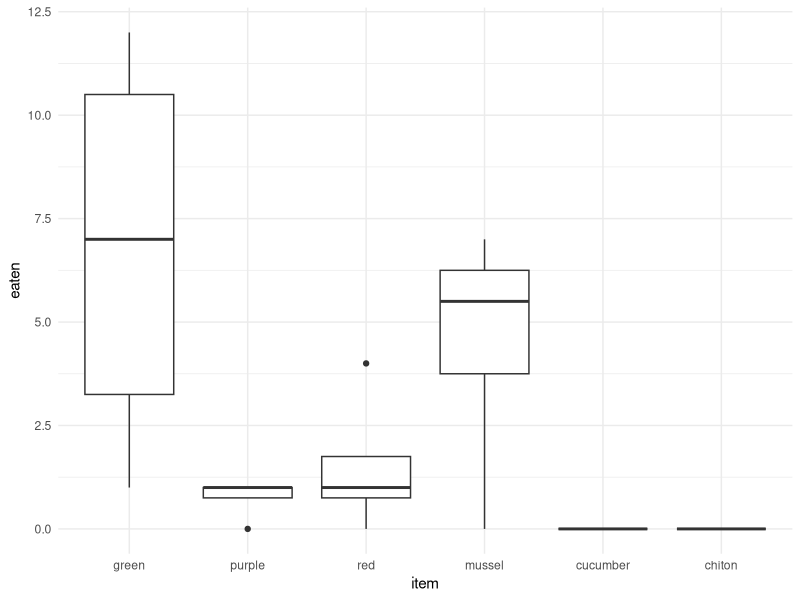
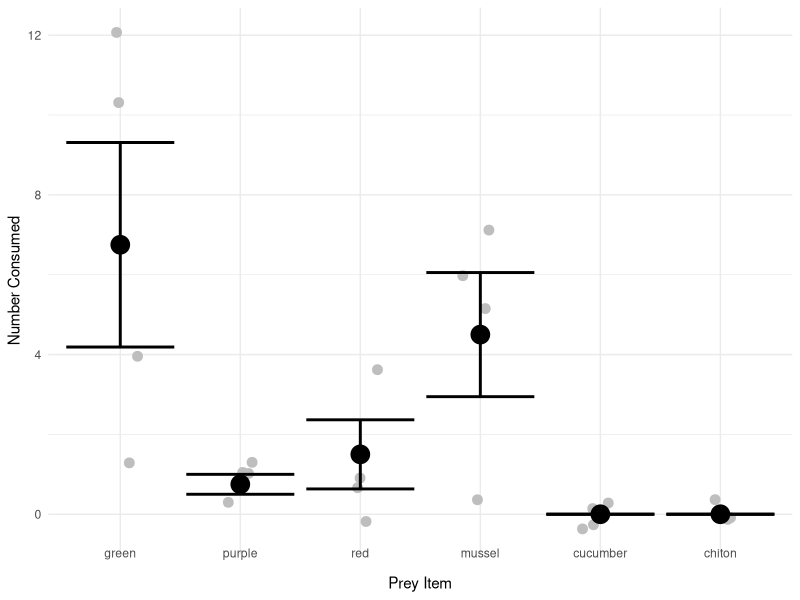
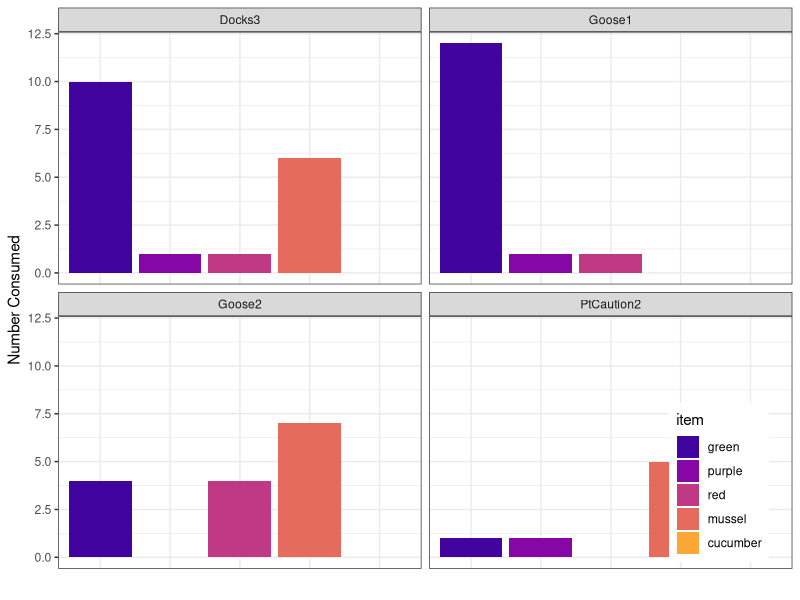
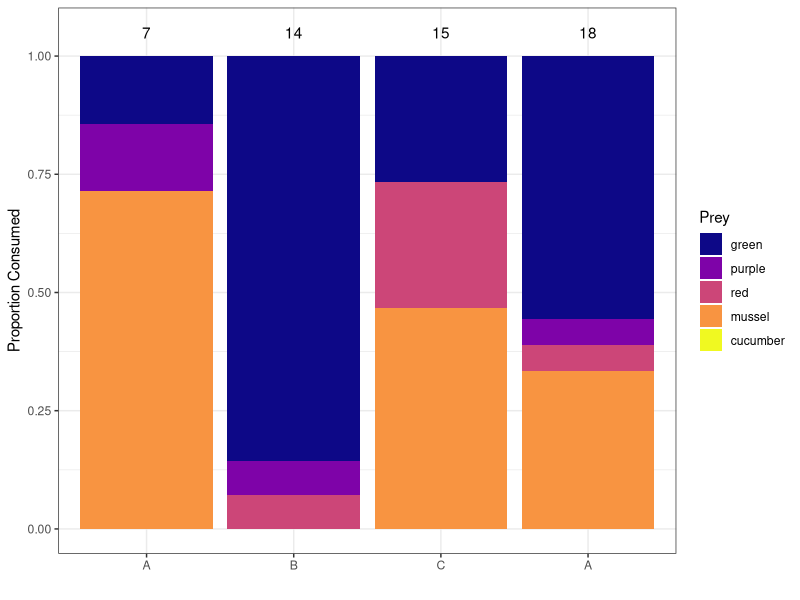
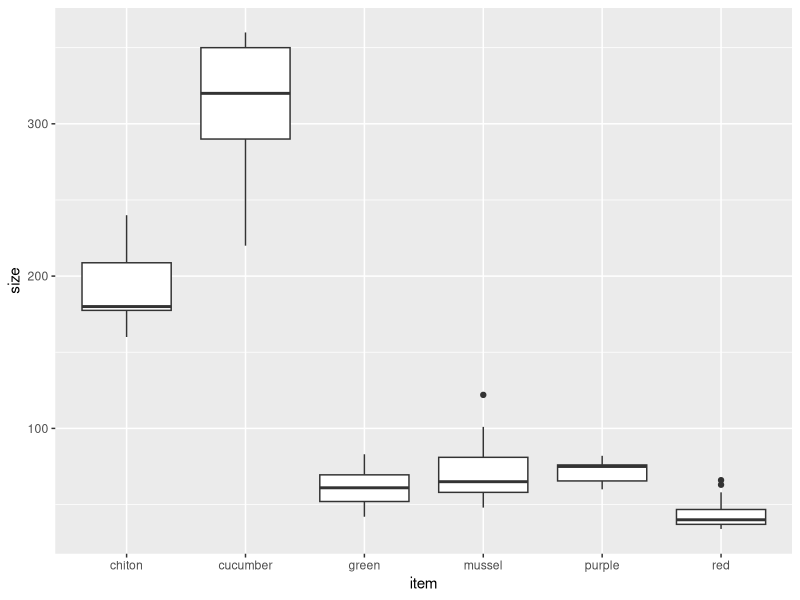
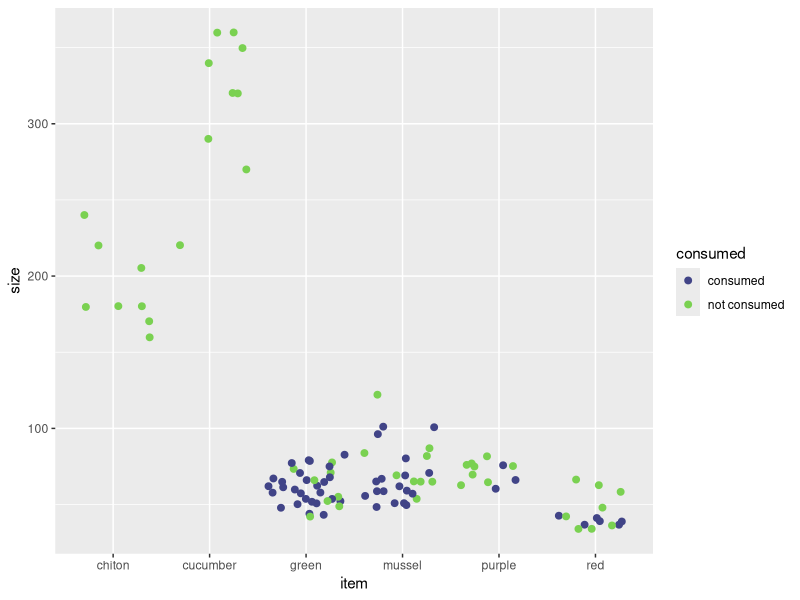
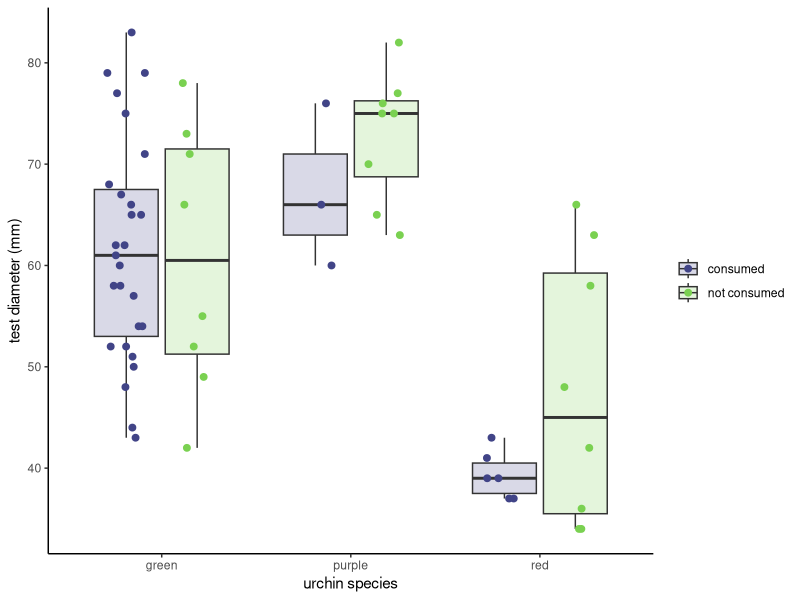
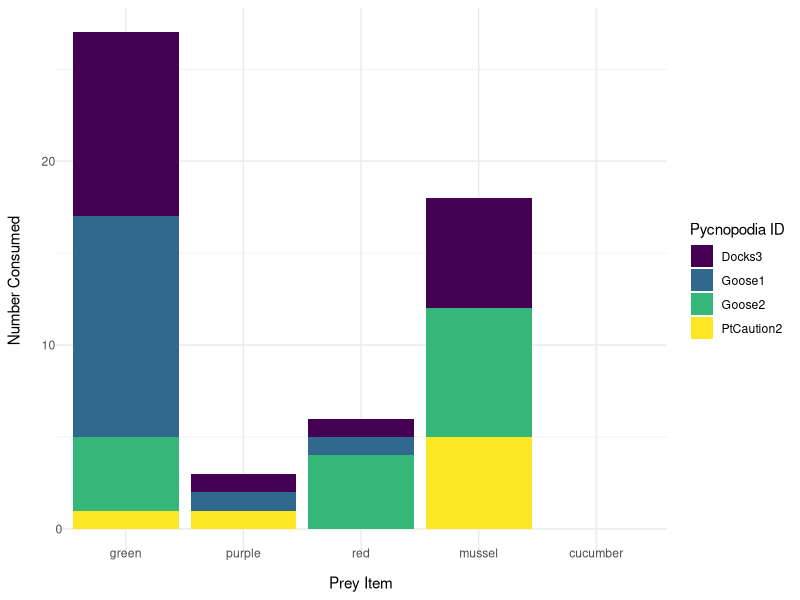

Write R code to recreate these figures, in order.
#++++++++++++++++++++++++++++++++++++++++++++++++++++++++++++++++++++++++++++++++++
#                                                                                ##
# Pycno Feeding Preference Cafeteria Experiment                                  ##
# Data are current as of 2022-08-04                                              ##
# Data source: Ross Whippo - OIMB/FHL                                            ##
# R code prepared by Ross Whippo                                                 ##
# Last updated 2022-08-04                                                        ##
#                                                                                ##
#++++++++++++++++++++++++++++++++++++++++++++++++++++++++++++++++++++++++++++++++++

# SUMMARY:


# Required Files (check that script is loading latest version):
# PycnoFeeding_cafeteria.csv

# Associated Scripts:
# FILE.R

# TO DO 

# +++++++++++++++++++++++++++++++++++++++++++++++++++++++++++++++++++++++++++++++++
# TABLE OF CONTENTS                                                            ####
#                                                                                 +
# RECENT CHANGES TO SCRIPT                                                        +
# LOAD PACKAGES                                                                   +
# READ IN AND PREPARE DATA                                                        +
# MANIPULATE DATA                                                                 +
#                                                                                 +
#++++++++++++++++++++++++++++++++++++++++++++++++++++++++++++++++++++++++++++++++++

#++++++++++++++++++++++++++++++++++++++++++++++++++++++++++++++++++++++++++++++++++
# RECENT CHANGES TO SCRIPT                                                     ####
#++++++++++++++++++++++++++++++++++++++++++++++++++++++++++++++++++++++++++++++++++

# 2022-08-04 Script created

#++++++++++++++++++++++++++++++++++++++++++++++++++++++++++++++++++++++++++++++++++
# LOAD PACKAGES                                                                ####
#++++++++++++++++++++++++++++++++++++++++++++++++++++++++++++++++++++++++++++++++++

library(tidyverse)
library(viridis)
library(vegan)
library(rstatix)
library(ggpubr)

#++++++++++++++++++++++++++++++++++++++++++++++++++++++++++++++++++++++++++++++++++
# READ IN AND PREPARE DATA                                                     ####
#++++++++++++++++++++++++++++++++++++++++++++++++++++++++++++++++++++++++++++++++++

cafeteria <- read_csv("Data/PycnoFeeding_cafeteria.csv")
PycnoMetrics <- read_csv("Data/PycnoMetrics.csv")

#++++++++++++++++++++++++++++++++++++++++++++++++++++++++++++++++++++++++++++++++++
# MANIPULATE DATA                                                              ####
#++++++++++++++++++++++++++++++++++++++++++++++++++++++++++++++++++++++++++++++++++

# create column for counts of consumed critters
consumed <- cafeteria %>%
  mutate(consumed = as.integer(!(is.na(consumed_date)))) %>%
  group_by(pycnoID, item) %>%
  summarise(eaten = sum(consumed))

consumed$item <- factor(consumed$item, levels = c("green", "purple", "red", "mussel", "cucumber", "chiton"))

#++++++++++++++++++++++++++++++++++++++++++++++++++++++++++++++++++++++++++++++++++
# FIGURES                                                                      ####
#++++++++++++++++++++++++++++++++++++++++++++++++++++++++++++++++++++++++++++++++++

# boxplot of number of items consumed per pycno

consumed %>%
  ggplot(aes(x = item, y = eaten)) +
  geom_boxplot() +
  theme_minimal()

# mean and sterror of consumption for urchins and mussels

#filter(consumed, item %in% c("green", "purple", "red", "mussel")) %>%
consumed %>%
ggplot(aes(x = item, y = eaten)) +
  geom_jitter(col = "grey", size = 3, width = 0.15) +
  scale_color_viridis(discrete = TRUE,
                      begin = 0.3,
                      end = 0.7,
                      option = "magma") +
  stat_summary(
    geom = "point",
    fun = "mean",
    size = 6,
    shape = 19
  ) +
  geom_errorbar(stat="summary", fun.data="mean_se", size = 1) +
  theme_minimal() +
  labs(x = "Prey Item", y = "Number Consumed") +
  theme(axis.text.x = element_text(vjust = 5))

consumed %>%
  group_by(item) %>%
  summarise(mean(eaten), sd(eaten))

# barplot of consumption by pycno
consumed %>% filter(item %in% c('green', 'mussel', 'red', 'purple', 'cucumber')) %>%
  ggplot(aes(x = item, y = eaten, fill = item)) +
  geom_col() +
  scale_fill_viridis(discrete = TRUE, option = 5, begin = 0.1, end = 0.8) +
  facet_wrap(pycnoID~.) +
  theme_bw() +
  labs(x = "", y = "Number Consumed") +
  theme(axis.text.x=element_blank(), axis.ticks.x = element_blank()) +
  theme(legend.position = c(.9, .16))

# proportional barplot of consumption per pycno
totals<- consumed %>%
  group_by(pycnoID) %>%
  summarise(total=sum(eaten))
  
consumed %>%
  filter(item %in% c('green', 'purple', 'red', 'mussel', 'cucumber')) %>%
  ggplot() +
  geom_col(aes(x = reorder(pycnoID, eaten, function(x){ sum(x)}), y = eaten, fill = item), position = "fill") +
  scale_fill_viridis(discrete = TRUE, option = 5) +
  theme_bw() + 
  scale_x_discrete(label = c('A', 'B', 'C', 'A', 'A', 'D', 'D', 'E', 'A', 'A', 'A')) +
  geom_text(data = totals, aes(x = pycnoID, y= 1.05, label = total, fill = NULL)) +
  labs(x = "", y = "Proportion Consumed") +
  guides(fill=guide_legend(title="Prey"))

# barplot of prey sizes
cafeteria %>%
  ggplot(aes(x = item, y = size)) +
  geom_boxplot()

# consumed prey by size
cafeteria %>%
  mutate(consumed = as.character(as.integer(!(is.na(consumed_date))))) %>%
  mutate(consumed = recode(consumed, '1' = 'consumed', '0' = 'not consumed')) %>%
  ggplot(aes(x = item, y = size, color = consumed)) +
  geom_point(size = 2, position = "jitter") +
  scale_color_viridis(discrete = TRUE, begin = 0.2, end = 0.8, option = "D")

# consumed urchins by size with points and boxplots
urchin_plot <- cafeteria %>%
  mutate(consumed = as.character(as.integer(!(is.na(consumed_date))))) %>%
  mutate(consumed = recode(consumed, '1' = 'consumed', '0' = 'not consumed')) %>%
  filter(item %in% c("green", "red", "purple")) %>%
  unite(urchin_species, item, consumed, sep = " ", remove = FALSE)

  ggplot(urchin_plot, aes(item, size), fill = consumed) +
  geom_boxplot(aes(fill = consumed), alpha = 0.2) +
  geom_point(size = 2, aes(color = consumed), position = position_jitterdodge(jitter.width = 0.2)) +
  scale_color_viridis(name = NULL, discrete = TRUE, begin = 0.2, end = 0.8, option = "D") +
  scale_fill_viridis(name = NULL, discrete = TRUE, begin = 0.2, end = 0.8, option = "D") +
  xlab("urchin species") +
  ylab("test diameter (mm)") +
  theme_classic() 




consumed_stack <- consumed %>%
  filter(item != "chiton") %>%
  group_by(pycnoID, item) %>%
  summarise(`Number Consumed` = sum(eaten))

# total number of prey items eaten across all trials
consumed_stack %>%
  ggplot(aes(x = item, y = `Number Consumed`, fill = pycnoID)) +
  geom_col() +
  scale_fill_viridis(discrete = TRUE, option = 7) +
  theme_minimal() +
  labs(x = "Prey Item") +
  theme(axis.text.x = element_text(vjust = 5), axis.text.y = element_text(hjust = 2)) +
  guides(fill=guide_legend(title="Pycnopodia ID"))

consumed_stack %>%
  group_by(item) %>%
  summarise(sum(`Number Consumed`))

# Pycno Sizes
PycnoMetrics %>%
  ggplot(aes(x = pycnoID, y = diameter_cm)) +
  geom_point(size = 4)

PycnoMetrics %>%
  summarise(mean(diameter_cm), sd(diameter_cm))

#++++++++++++++++++++++++++++++++++++++++++++++++++++++++++++++++++++++++++++++++++
# STATS                                                                        ####
#++++++++++++++++++++++++++++++++++++++++++++++++++++++++++++++++++++++++++++++++++

# use S-W diversity measures - diversity and evenness of preferences

# make dataset wide
consumed_wide <- consumed %>%
  filter(item != "chiton") %>%
  pivot_wider(names_from = item, values_from = eaten)

# shannon
diet_div <- diversity(consumed_wide[,2:6])
# evenness
diet_even <- diet_div/log(specnumber(consumed_wide))

# plot data
diet_plot <- consumed_wide %>%
  select(pycnoID) %>%
  add_column(diet_div, diet_even)
diet_plot <- diet_plot %>%
  pivot_longer(diet_div:diet_even, names_to = "measure", values_to = "value")
ggplot(diet_plot) +
  geom_boxplot(aes(x = measure, y = value, fill = measure)) +
  scale_fill_viridis(discrete = TRUE, begin = 0.4, end = 0.8, option = "F") +
  theme_bw() +
  scale_x_discrete(label = c('S-W Diversity', 'Evenness')) +
  labs(x = "Measure", y = "Value") +
  theme(legend.position = "none")




# rogers index of food preference

consumed_rogers <- cafeteria %>%
  filter(!is.na(consumed_date)) %>%
  select(pycnoID, item, consumed_date) %>%
  mutate(quantity = 1)

# extract dates to create "Day of Trial" column

dates <- as.data.frame(cafeteria$consumed_date)
dates <- dates %>%
  transmute(consumed_date = `cafeteria$consumed_date`) %>%
  mutate(day = case_when(consumed_date == "2022-07-08" ~ 1,
                         consumed_date == "2022-07-09" ~ 2,
                         consumed_date == "2022-07-10" ~ 3,
                         consumed_date == "2022-07-11" ~ 4,
                         consumed_date == "2022-07-12" ~ 5,
                         consumed_date == "2022-07-13" ~ 6,
                         consumed_date == "2022-07-14" ~ 7,
                         consumed_date == "2022-07-15" ~ 8,
                         consumed_date == "2022-07-16" ~ 9,
                         consumed_date == "2022-07-17" ~ 10,
                         consumed_date == "2022-07-18" ~ 11,
                         consumed_date == "2022-07-28" ~ 1,
                         consumed_date == "2022-07-29" ~ 2,
                         consumed_date == "2022-07-30" ~ 3,
                         consumed_date == "2022-07-31" ~ 4,
                         consumed_date == "2022-08-01" ~ 5,
                         consumed_date == "2022-08-02" ~ 6,
                         consumed_date == "2022-08-03" ~ 7,
                         consumed_date == "2022-08-04" ~ 8,
                         consumed_date == "2022-08-05" ~ 9,
                         consumed_date == "2022-08-06" ~ 10,
                         consumed_date == "2022-08-07" ~ 11,
                         consumed_date == "2022-08-14" ~ 1,
                         consumed_date == "2022-08-15" ~ 2,
                         consumed_date == "2022-08-16" ~ 3,
                         consumed_date == "2022-08-17" ~ 4,
                         consumed_date == "2022-08-18" ~ 5,
                         consumed_date == "2022-08-19" ~ 6,
                         consumed_date == "2022-08-20" ~ 7,
                         consumed_date == "2022-08-21" ~ 8,
                         consumed_date == "2022-08-22" ~ 9,
                         consumed_date == "2022-08-23" ~ 10,
                         consumed_date == "2022-08-24" ~ 11,
                         consumed_date == "2022-09-08" ~ 1,
                         consumed_date == "2022-09-09" ~ 2,
                         consumed_date == "2022-09-10" ~ 3,
                         consumed_date == "2022-09-11" ~ 4,
                         consumed_date == "2022-09-12" ~ 5,
                         consumed_date == "2022-09-13" ~ 6,
                         consumed_date == "2022-09-14" ~ 7,
                         consumed_date == "2022-09-15" ~ 8,
                         consumed_date == "2022-09-16" ~ 9,
                         consumed_date == "2022-09-17" ~ 10,
                         consumed_date == "2022-09-18" ~ 11,
                         consumed_date == "2022-09-29" ~ 1,
                         consumed_date == "2022-09-30" ~ 2,
                         consumed_date == "2022-10-01" ~ 3,
                         consumed_date == "2022-10-02" ~ 4,
                         consumed_date == "2022-10-03" ~ 5,
                         consumed_date == "2022-10-04" ~ 6,
                         consumed_date == "2022-10-05" ~ 7,
                         consumed_date == "2022-10-06" ~ 8,
                         consumed_date == "2022-10-07" ~ 9,
                         consumed_date == "2022-10-08" ~ 10,
                         consumed_date == "2022-10-09" ~ 11))
                         
consumed_all <- consumed_rogers %>%
  left_join(dates, by = "consumed_date")
         

####
#<<<<<<<<<<<<<<<<<<<<<<<<<<END OF SCRIPT>>>>>>>>>>>>>>>>>>>>>>>>#

# SCRATCH PAD ####

here <- cafeteria %>%
  mutate(consumed = as.integer(!(is.na(consumed_date))))
